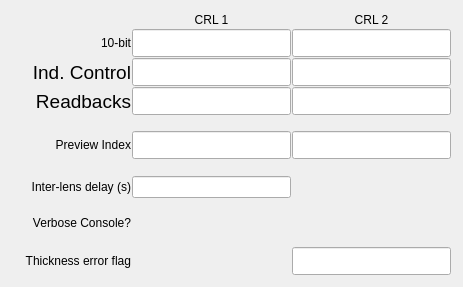
<?xml version="1.0" encoding="UTF-8"?>
<ui version="4.0">
 <class>Form</class>
 <widget class="QWidget" name="Form">
  <property name="geometry">
   <rect>
    <x>0</x>
    <y>0</y>
    <width>463</width>
    <height>287</height>
   </rect>
  </property>
  <property name="windowTitle">
   <string>Form</string>
  </property>
  <layout class="QVBoxLayout" name="verticalLayout">
   <item>
    <layout class="QGridLayout" name="gridLayout" rowstretch="1,1,1,1,1,1,1,1,1,1,1,1,0" columnstretch="1,1,1">
     <property name="margin">
      <number>1</number>
     </property>
     <property name="spacing">
      <number>1</number>
     </property>
     <item row="5" column="1">
      <widget class="caTextEntry" name="catextentry_14">
       <property name="sizePolicy">
        <sizepolicy hsizetype="Preferred" vsizetype="Preferred">
         <horstretch>0</horstretch>
         <verstretch>0</verstretch>
        </sizepolicy>
       </property>
       <property name="alignment">
        <set>Qt::AlignRight|Qt::AlignTrailing|Qt::AlignVCenter</set>
       </property>
       <property name="channel" stdset="0">
        <string notr="true">$(P)$(CRL):previewIndex</string>
       </property>
       <property name="background">
        <color>
         <red>115</red>
         <green>223</green>
         <blue>255</blue>
        </color>
       </property>
       <property name="colorMode">
        <enum>caLineEdit::Static</enum>
       </property>
      </widget>
     </item>
     <item row="11" column="1">
      <widget class="caChoice" name="caChoice_2">
       <property name="channel" stdset="0">
        <string notr="true">$(P)$(CRL):thickerr_flag</string>
       </property>
       <property name="foreground">
        <color>
         <red>0</red>
         <green>0</green>
         <blue>0</blue>
        </color>
       </property>
       <property name="background">
        <color>
         <red>115</red>
         <green>223</green>
         <blue>255</blue>
        </color>
       </property>
       <property name="colorMode">
        <enum>caChoice::Static</enum>
       </property>
       <property name="stackingMode" stdset="0">
        <enum>caChoice::Column</enum>
       </property>
       <property name="endBit">
        <number>1</number>
       </property>
      </widget>
     </item>
     <item row="5" column="0">
      <widget class="caLabel" name="calabel_30">
       <property name="text">
        <string>Preview Index</string>
       </property>
       <property name="alignment">
        <set>Qt::AlignRight|Qt::AlignTrailing|Qt::AlignVCenter</set>
       </property>
       <property name="fontScaleMode">
        <enum>ESimpleLabel::WidthAndHeight</enum>
       </property>
      </widget>
     </item>
     <item row="3" column="0">
      <widget class="caLabel" name="calabel_24">
       <property name="font">
        <font>
         <pointsize>14</pointsize>
        </font>
       </property>
       <property name="text">
        <string>Readbacks</string>
       </property>
       <property name="alignment">
        <set>Qt::AlignRight|Qt::AlignTrailing|Qt::AlignVCenter</set>
       </property>
       <property name="fontScaleMode">
        <enum>ESimpleLabel::WidthAndHeight</enum>
       </property>
      </widget>
     </item>
     <item row="6" column="0">
      <spacer name="verticalSpacer_3">
       <property name="orientation">
        <enum>Qt::Vertical</enum>
       </property>
       <property name="sizeHint" stdset="0">
        <size>
         <width>20</width>
         <height>40</height>
        </size>
       </property>
      </spacer>
     </item>
     <item row="2" column="0">
      <widget class="caLabel" name="calabel_27">
       <property name="font">
        <font>
         <pointsize>14</pointsize>
        </font>
       </property>
       <property name="text">
        <string>Ind. Control</string>
       </property>
       <property name="alignment">
        <set>Qt::AlignRight|Qt::AlignTrailing|Qt::AlignVCenter</set>
       </property>
       <property name="fontScaleMode">
        <enum>ESimpleLabel::WidthAndHeight</enum>
       </property>
      </widget>
     </item>
     <item row="0" column="1">
      <widget class="caLabel" name="calabel_32">
       <property name="text">
        <string>CRL 1</string>
       </property>
       <property name="alignment">
        <set>Qt::AlignCenter</set>
       </property>
       <property name="fontScaleMode">
        <enum>ESimpleLabel::WidthAndHeight</enum>
       </property>
      </widget>
     </item>
     <item row="1" column="1">
      <widget class="caLineEdit" name="caLineEdit_11">
       <property name="sizePolicy">
        <sizepolicy hsizetype="Minimum" vsizetype="Fixed">
         <horstretch>0</horstretch>
         <verstretch>0</verstretch>
        </sizepolicy>
       </property>
       <property name="font">
        <font>
         <pointsize>13</pointsize>
        </font>
       </property>
       <property name="text">
        <string/>
       </property>
       <property name="alignment">
        <set>Qt::AlignRight|Qt::AlignTrailing|Qt::AlignVCenter</set>
       </property>
       <property name="channel" stdset="0">
        <string notr="true">$(P)$(CRL):1:lenses</string>
       </property>
       <property name="foreground">
        <color>
         <red>10</red>
         <green>0</green>
         <blue>184</blue>
        </color>
       </property>
       <property name="background">
        <color>
         <red>200</red>
         <green>200</green>
         <blue>200</blue>
        </color>
       </property>
       <property name="colorMode">
        <enum>caLineEdit::Static</enum>
       </property>
       <property name="fontScaleMode" stdset="0">
        <enum>caLineEdit::None</enum>
       </property>
       <property name="formatType">
        <enum>caLineEdit::decimal</enum>
       </property>
      </widget>
     </item>
     <item row="9" column="0">
      <widget class="caLabel" name="calabel_34">
       <property name="text">
        <string>Verbose Console?</string>
       </property>
       <property name="alignment">
        <set>Qt::AlignRight|Qt::AlignTrailing|Qt::AlignVCenter</set>
       </property>
       <property name="fontScaleMode">
        <enum>ESimpleLabel::WidthAndHeight</enum>
       </property>
      </widget>
     </item>
     <item row="1" column="0">
      <widget class="caLabel" name="calabel_20">
       <property name="text">
        <string>10-bit</string>
       </property>
       <property name="alignment">
        <set>Qt::AlignRight|Qt::AlignTrailing|Qt::AlignVCenter</set>
       </property>
       <property name="fontScaleMode">
        <enum>ESimpleLabel::WidthAndHeight</enum>
       </property>
      </widget>
     </item>
     <item row="7" column="1">
      <widget class="caTextEntry" name="catextentry_16">
       <property name="sizePolicy">
        <sizepolicy hsizetype="Preferred" vsizetype="Preferred">
         <horstretch>0</horstretch>
         <verstretch>0</verstretch>
        </sizepolicy>
       </property>
       <property name="alignment">
        <set>Qt::AlignRight|Qt::AlignTrailing|Qt::AlignVCenter</set>
       </property>
       <property name="channel" stdset="0">
        <string notr="true">$(P)$(CRL):1:interLensDelay</string>
       </property>
       <property name="background">
        <color>
         <red>115</red>
         <green>223</green>
         <blue>255</blue>
        </color>
       </property>
       <property name="colorMode">
        <enum>caLineEdit::Static</enum>
       </property>
      </widget>
     </item>
     <item row="9" column="1">
      <widget class="caChoice" name="caChoice_1">
       <property name="channel" stdset="0">
        <string notr="true">$(P)$(CRL):verbosity</string>
       </property>
       <property name="foreground">
        <color>
         <red>0</red>
         <green>0</green>
         <blue>0</blue>
        </color>
       </property>
       <property name="background">
        <color>
         <red>115</red>
         <green>223</green>
         <blue>255</blue>
        </color>
       </property>
       <property name="colorMode">
        <enum>caChoice::Static</enum>
       </property>
       <property name="stackingMode" stdset="0">
        <enum>caChoice::Column</enum>
       </property>
       <property name="endBit">
        <number>1</number>
       </property>
      </widget>
     </item>
     <item row="2" column="1">
      <widget class="caLineEdit" name="caLineEdit_17">
       <property name="font">
        <font>
         <pointsize>13</pointsize>
        </font>
       </property>
       <property name="text">
        <string/>
       </property>
       <property name="alignment">
        <set>Qt::AlignRight|Qt::AlignTrailing|Qt::AlignVCenter</set>
       </property>
       <property name="channel" stdset="0">
        <string notr="true">$(P)$(CRL):1:lensConfig_BW</string>
       </property>
       <property name="foreground">
        <color>
         <red>10</red>
         <green>0</green>
         <blue>184</blue>
        </color>
       </property>
       <property name="background">
        <color>
         <red>200</red>
         <green>200</green>
         <blue>200</blue>
        </color>
       </property>
       <property name="colorMode">
        <enum>caLineEdit::Static</enum>
       </property>
       <property name="fontScaleMode" stdset="0">
        <enum>caLineEdit::None</enum>
       </property>
      </widget>
     </item>
     <item row="3" column="1">
      <widget class="caLineEdit" name="caLineEdit_16">
       <property name="font">
        <font>
         <pointsize>13</pointsize>
        </font>
       </property>
       <property name="text">
        <string/>
       </property>
       <property name="alignment">
        <set>Qt::AlignRight|Qt::AlignTrailing|Qt::AlignVCenter</set>
       </property>
       <property name="channel" stdset="0">
        <string notr="true">$(P)$(CRL):1:lensConfig_RBV</string>
       </property>
       <property name="foreground">
        <color>
         <red>10</red>
         <green>0</green>
         <blue>184</blue>
        </color>
       </property>
       <property name="background">
        <color>
         <red>200</red>
         <green>200</green>
         <blue>200</blue>
        </color>
       </property>
       <property name="colorMode">
        <enum>caLineEdit::Static</enum>
       </property>
       <property name="fontScaleMode" stdset="0">
        <enum>caLineEdit::None</enum>
       </property>
      </widget>
     </item>
     <item row="3" column="2">
      <widget class="caLineEdit" name="caLineEdit_21">
       <property name="font">
        <font>
         <pointsize>13</pointsize>
        </font>
       </property>
       <property name="text">
        <string/>
       </property>
       <property name="alignment">
        <set>Qt::AlignRight|Qt::AlignTrailing|Qt::AlignVCenter</set>
       </property>
       <property name="channel" stdset="0">
        <string notr="true">$(P)$(CRL):2:lensConfig_RBV</string>
       </property>
       <property name="foreground">
        <color>
         <red>10</red>
         <green>0</green>
         <blue>184</blue>
        </color>
       </property>
       <property name="background">
        <color>
         <red>200</red>
         <green>200</green>
         <blue>200</blue>
        </color>
       </property>
       <property name="colorMode">
        <enum>caLineEdit::Static</enum>
       </property>
       <property name="fontScaleMode" stdset="0">
        <enum>caLineEdit::None</enum>
       </property>
      </widget>
     </item>
     <item row="0" column="2">
      <widget class="caLabel" name="calabel_33">
       <property name="text">
        <string>CRL 2</string>
       </property>
       <property name="alignment">
        <set>Qt::AlignCenter</set>
       </property>
       <property name="fontScaleMode">
        <enum>ESimpleLabel::WidthAndHeight</enum>
       </property>
      </widget>
     </item>
     <item row="1" column="2">
      <widget class="caLineEdit" name="caLineEdit_12">
       <property name="sizePolicy">
        <sizepolicy hsizetype="Minimum" vsizetype="Fixed">
         <horstretch>0</horstretch>
         <verstretch>0</verstretch>
        </sizepolicy>
       </property>
       <property name="font">
        <font>
         <pointsize>13</pointsize>
        </font>
       </property>
       <property name="text">
        <string/>
       </property>
       <property name="alignment">
        <set>Qt::AlignRight|Qt::AlignTrailing|Qt::AlignVCenter</set>
       </property>
       <property name="channel" stdset="0">
        <string notr="true">$(P)$(CRL):2:lenses</string>
       </property>
       <property name="foreground">
        <color>
         <red>10</red>
         <green>0</green>
         <blue>184</blue>
        </color>
       </property>
       <property name="background">
        <color>
         <red>200</red>
         <green>200</green>
         <blue>200</blue>
        </color>
       </property>
       <property name="colorMode">
        <enum>caLineEdit::Static</enum>
       </property>
       <property name="fontScaleMode" stdset="0">
        <enum>caLineEdit::None</enum>
       </property>
       <property name="formatType">
        <enum>caLineEdit::decimal</enum>
       </property>
      </widget>
     </item>
     <item row="2" column="2">
      <widget class="caLineEdit" name="caLineEdit_18">
       <property name="font">
        <font>
         <pointsize>13</pointsize>
        </font>
       </property>
       <property name="text">
        <string/>
       </property>
       <property name="alignment">
        <set>Qt::AlignRight|Qt::AlignTrailing|Qt::AlignVCenter</set>
       </property>
       <property name="channel" stdset="0">
        <string notr="true">$(P)$(CRL):2:lensConfig_BW</string>
       </property>
       <property name="foreground">
        <color>
         <red>10</red>
         <green>0</green>
         <blue>184</blue>
        </color>
       </property>
       <property name="background">
        <color>
         <red>200</red>
         <green>200</green>
         <blue>200</blue>
        </color>
       </property>
       <property name="colorMode">
        <enum>caLineEdit::Static</enum>
       </property>
       <property name="fontScaleMode" stdset="0">
        <enum>caLineEdit::None</enum>
       </property>
      </widget>
     </item>
     <item row="5" column="2">
      <widget class="caLineEdit" name="caLineEdit_19">
       <property name="sizePolicy">
        <sizepolicy hsizetype="Preferred" vsizetype="Preferred">
         <horstretch>0</horstretch>
         <verstretch>0</verstretch>
        </sizepolicy>
       </property>
       <property name="font">
        <font>
         <pointsize>13</pointsize>
        </font>
       </property>
       <property name="text">
        <string/>
       </property>
       <property name="alignment">
        <set>Qt::AlignRight|Qt::AlignTrailing|Qt::AlignVCenter</set>
       </property>
       <property name="channel" stdset="0">
        <string notr="true">$(P)$(CRL):fSize_preview</string>
       </property>
       <property name="foreground">
        <color>
         <red>10</red>
         <green>0</green>
         <blue>184</blue>
        </color>
       </property>
       <property name="background">
        <color>
         <red>200</red>
         <green>200</green>
         <blue>200</blue>
        </color>
       </property>
       <property name="colorMode">
        <enum>caLineEdit::Static</enum>
       </property>
       <property name="precision">
        <number>3</number>
       </property>
       <property name="precisionMode">
        <enum>caLineEdit::Channel</enum>
       </property>
       <property name="fontScaleMode" stdset="0">
        <enum>caLineEdit::None</enum>
       </property>
       <property name="formatType">
        <enum>caLineEdit::engr_notation</enum>
       </property>
      </widget>
     </item>
     <item row="11" column="2">
      <widget class="caLineEdit" name="caLineEdit_20">
       <property name="sizePolicy">
        <sizepolicy hsizetype="Preferred" vsizetype="Preferred">
         <horstretch>0</horstretch>
         <verstretch>0</verstretch>
        </sizepolicy>
       </property>
       <property name="font">
        <font>
         <pointsize>13</pointsize>
        </font>
       </property>
       <property name="text">
        <string/>
       </property>
       <property name="alignment">
        <set>Qt::AlignRight|Qt::AlignTrailing|Qt::AlignVCenter</set>
       </property>
       <property name="channel" stdset="0">
        <string notr="true">$(P)$(CRL):thickerr_flag_RBV</string>
       </property>
       <property name="foreground">
        <color>
         <red>10</red>
         <green>0</green>
         <blue>184</blue>
        </color>
       </property>
       <property name="background">
        <color>
         <red>200</red>
         <green>200</green>
         <blue>200</blue>
        </color>
       </property>
       <property name="colorMode">
        <enum>caLineEdit::Static</enum>
       </property>
       <property name="precision">
        <number>3</number>
       </property>
       <property name="precisionMode">
        <enum>caLineEdit::User</enum>
       </property>
       <property name="fontScaleMode" stdset="0">
        <enum>caLineEdit::None</enum>
       </property>
       <property name="formatType">
        <enum>caLineEdit::compact</enum>
       </property>
      </widget>
     </item>
     <item row="8" column="0">
      <spacer name="verticalSpacer_2">
       <property name="orientation">
        <enum>Qt::Vertical</enum>
       </property>
       <property name="sizeHint" stdset="0">
        <size>
         <width>20</width>
         <height>40</height>
        </size>
       </property>
      </spacer>
     </item>
     <item row="4" column="0">
      <spacer name="verticalSpacer_4">
       <property name="orientation">
        <enum>Qt::Vertical</enum>
       </property>
       <property name="sizeHint" stdset="0">
        <size>
         <width>20</width>
         <height>40</height>
        </size>
       </property>
      </spacer>
     </item>
     <item row="7" column="0">
      <widget class="caLabel" name="calabel_31">
       <property name="text">
        <string>Inter-lens delay (s)</string>
       </property>
       <property name="alignment">
        <set>Qt::AlignRight|Qt::AlignTrailing|Qt::AlignVCenter</set>
       </property>
       <property name="fontScaleMode">
        <enum>ESimpleLabel::WidthAndHeight</enum>
       </property>
      </widget>
     </item>
     <item row="11" column="0">
      <widget class="caLabel" name="calabel_35">
       <property name="text">
        <string>Thickness error flag</string>
       </property>
       <property name="alignment">
        <set>Qt::AlignRight|Qt::AlignTrailing|Qt::AlignVCenter</set>
       </property>
       <property name="fontScaleMode">
        <enum>ESimpleLabel::WidthAndHeight</enum>
       </property>
      </widget>
     </item>
     <item row="10" column="0">
      <spacer name="verticalSpacer">
       <property name="orientation">
        <enum>Qt::Vertical</enum>
       </property>
       <property name="sizeHint" stdset="0">
        <size>
         <width>20</width>
         <height>40</height>
        </size>
       </property>
      </spacer>
     </item>
    </layout>
   </item>
  </layout>
 </widget>
 <customwidgets>
  <customwidget>
   <class>caChoice</class>
   <extends>QWidget</extends>
   <header>caChoice</header>
  </customwidget>
  <customwidget>
   <class>caTextEntry</class>
   <extends>caLineEdit</extends>
   <header>caTextEntry</header>
  </customwidget>
  <customwidget>
   <class>caLabel</class>
   <extends>QLabel</extends>
   <header>caLabel</header>
  </customwidget>
  <customwidget>
   <class>caLineEdit</class>
   <extends>QLineEdit</extends>
   <header>caLineEdit</header>
  </customwidget>
 </customwidgets>
 <resources/>
 <connections/>
</ui>
